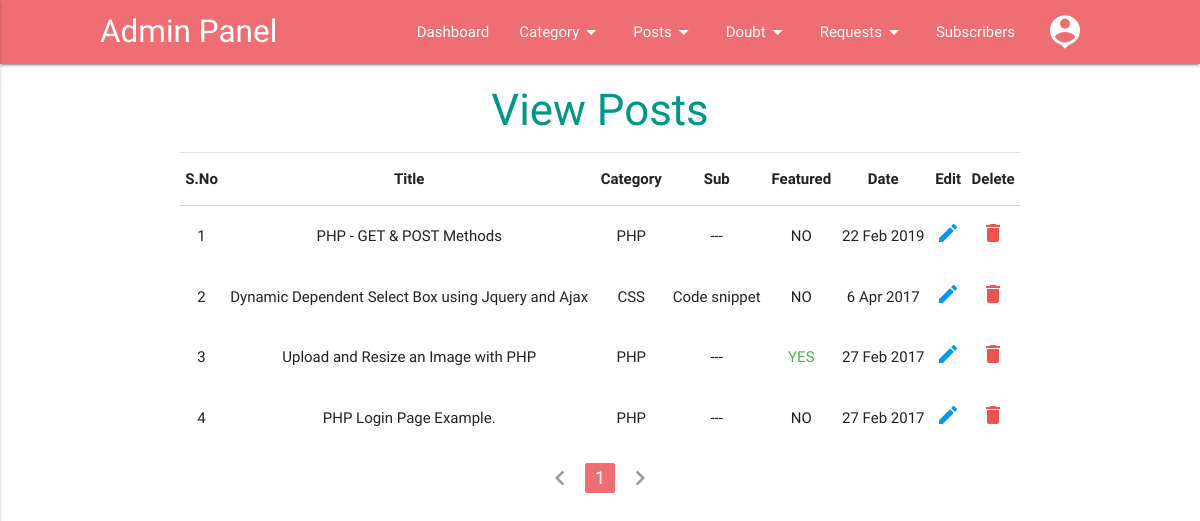
Screenshot of /admin/view_posts.php (signed in) with the database file from the repository.
### tables this page shows
CREATE TABLE `blog` (
  `id` int(11) NOT NULL,
  `title` varchar(200) NOT NULL,
  `category` int(2) NOT NULL,
  `sub` int(2) DEFAULT NULL,
  `image` varchar(200) NOT NULL,
  `content` varchar(60000) NOT NULL,
  `featured` tinyint(1) NOT NULL DEFAULT '0',
  `description` text NOT NULL,
  `keywords` text NOT NULL,
  `slug` varchar(255) NOT NULL,
  `status` tinyint(1) NOT NULL DEFAULT '1',
  `views` int(11) NOT NULL DEFAULT '0',
  `date_created` timestamp NOT NULL DEFAULT CURRENT_TIMESTAMP,
  `date_modified` datetime DEFAULT NULL
);

CREATE TABLE `category` (
  `id` int(11) NOT NULL,
  `name` varchar(100) NOT NULL,
  `icon` varchar(100) DEFAULT NULL,
  `sub` int(3) DEFAULT NULL,
  `date_created` timestamp NOT NULL DEFAULT CURRENT_TIMESTAMP
);

### admin/view_posts.php (the view)
<?php include "inc/header.php"; ?>
<?php
$per_page =6;
if(isset($_GET['page'])){
	$page = $_GET['page'];
}else{
	$page=1;
}
$start = ($page-1)*$per_page;
$pagination_query = mysqli_query($con,"SELECT id FROM blog WHERE status='1'");
$total = mysqli_num_rows($pagination_query);
$total_pages = ceil($total/$per_page);
?>
<main class="container">
<h3 class="center teal-text darken-4">View Posts</h3><div class="divider"></div>
<table class="centered" id="posts">
        <thead>
          <tr>
              <th>S.No</th>
              <th>Title</th>
              <th>Category</th>
              <th class='hide-on-small-only'>Sub</th>
              <th class='hide-on-small-only'>Featured</th>
              <th class='hide-on-small-only'>Date</th>
              <th>Edit</th>
              <th>Delete</th>
          </tr>
        </thead>
        <tbody>
		<?php
		$fetch_post = mysqli_query($con,"SELECT id,title,category,sub,featured,date_created FROM blog WHERE status='1' ORDER BY id DESC LIMIT $start,$per_page");
		$i = ($page*6)-6;
		while($row = mysqli_fetch_array($fetch_post)){
		$id = $row['id'];
		$title = ucfirst($row['title']);
		$cat = $row['category'];
		$sub = $row['sub'];
		$featured = $row['featured'];
		$date = $row['date_created'];
		$timestamp = strtotime($date);
        $date =  date("j M Y", $timestamp);
	    $i++;
		$category_fetch = mysqli_query($con,"SELECT name FROM category WHERE id = '$cat' LIMIT 1");
		$fetch = mysqli_fetch_array($category_fetch);
		$cat_name = strtoupper($fetch['name']);
		$category_sub = mysqli_query($con,"SELECT name FROM category WHERE id = '$sub' LIMIT 1");
		$fetch_sub = mysqli_fetch_array($category_sub);
		$sub_name = ucfirst($fetch_sub['name']);
		if($featured == 0){
			$featured = "<span>NO</span>";
		}else{
		   $featured = "<span class='green-text'>YES</span>";
		}
		if($sub == 0){
			$sub_name = "---";
		}
		echo "
            <td>$i</td>
            <td>$title</td>
            <td>$cat_name</td>
            <td class='hide-on-small-only'>$sub_name</td>
            <td class='hide-on-small-only'>$featured</td>
            <td class='hide-on-small-only'>$date</td>
            <td><a href='edit_post.php?edit=$id' class=''><i class='material-icons'>mode_edit</i></a></td>
			<td><a onclick='return confirm(\"Are you sure you want to delete the category?\");' href='function/function.php?del_post=$id' class='red-text text-lighten-1'><i class='material-icons'>delete</i></a></td>
          </tr>
		";
		}
	  ?>
        </tbody>
      </table>
	 <div id="pagination" class="center">
	  <ul class="pagination">
	 <?php
         if($page < 2){
			 echo "<li class='disabled'><a href='javascript:void(0)'><i class='material-icons'>chevron_left</i></a></li>";
		 }else{
			 $back = $page-1;
			 echo "<li class='waves-effect'><a href='view_posts.php?page=$back'><i class='material-icons'>chevron_left</i></a></li>";
		 }
		 for($i = 1;$i<=$total_pages;$i++){
			 if($i == $page){
				 echo "<li class='active'><a href='javascript:void(0)'>$i</a></li>";
			 }else{
			 echo "<li class='waves-effect'><a href='view_posts.php?page=$i'>$i</a></li>";
			 }
		 }
		   if($page == $total_pages){
			 echo "<li class='disabled'><a href='javascript:void(0)'><i class='material-icons'>chevron_right</i></a></li>";
		 }else{
			 $next = $page+1;
			 echo "<li class='waves-effect'><a href='view_posts.php?page=$next'><i class='material-icons'>chevron_right</i></a></li>";
		 }
    ?>
	</ul>
	</div>
</main>
<?php include "inc/footer.php"; ?>

### rows the page displays
blog: title "PHP - GET & POST Methods", category.name "PHP", sub "---", featured "NO", date_created "22 Feb 2019"
blog: title "Dynamic Dependent Select Box using Jquery and Ajax", category.name "CSS", category.name "Code snippet", featured "NO", date_created "6 Apr 2017"
blog: title "Upload and Resize an Image with PHP", category.name "PHP", sub_name "---", featured "YES", date_created "27 Feb 2017"
blog: title "PHP Login Page Example.", category.name "PHP", sub "---", featured "NO", date_created "27 Feb 2017"
